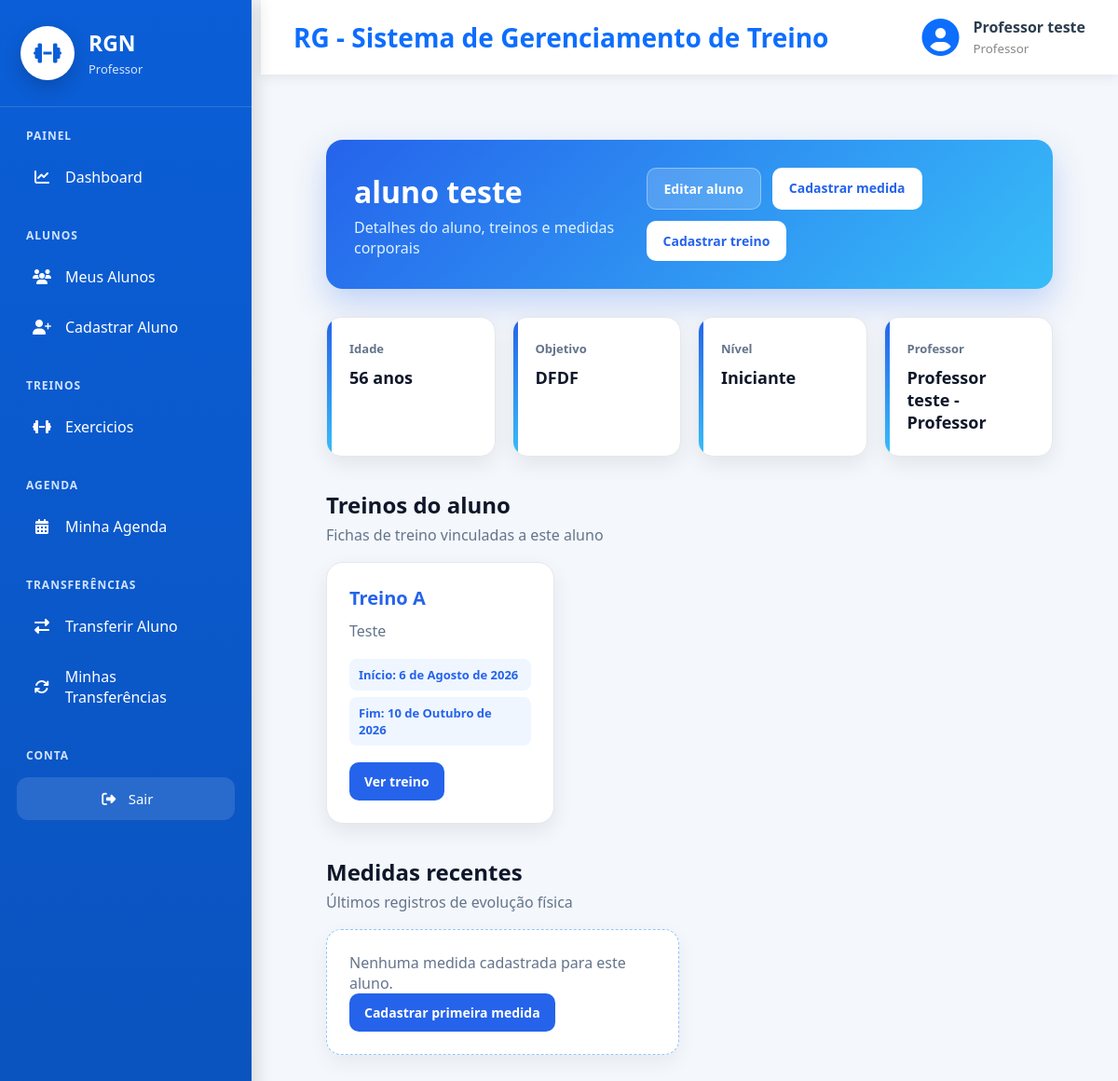
/cadastros/detalhe/aluno/2/ (signed in), run on an earlier commit of the app's database.
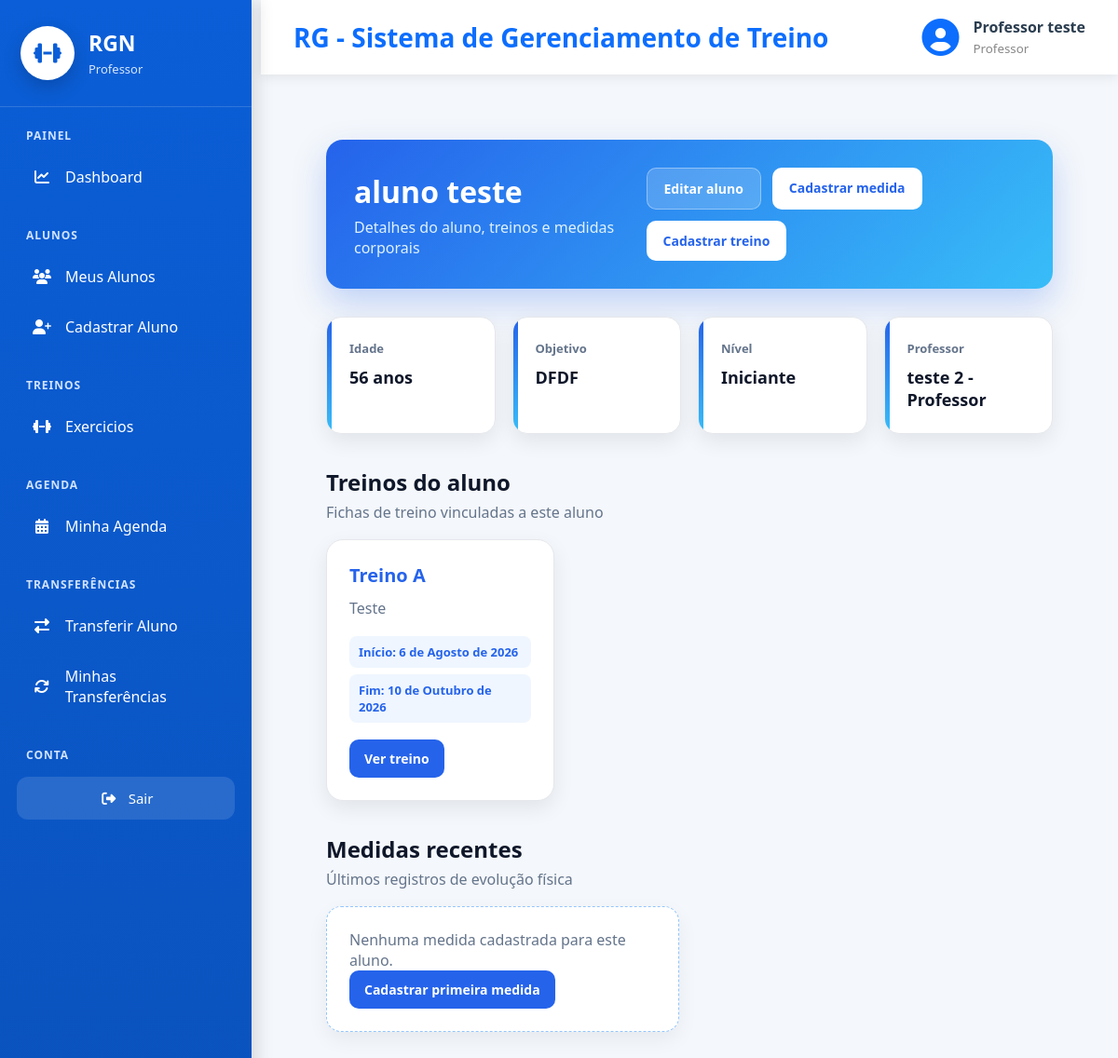
And on a later commit of the database.
### cadastros/models.py (models this page shows)
class Auditoria(models.Model):
    cadastrado_em = models.DateTimeField(auto_now_add=True, verbose_name="Cadastrado em")
    atualizado_em = models.DateTimeField(auto_now=True, verbose_name="Atualizado em")
    class Meta:
        abstract = True

class Pessoa(Auditoria):
    TIPO_CHOICES = [
        ('ALUNO', 'Aluno'),
        ('PROFESSOR', 'Professor')
    ]
    SEXO_CHOICES = [
        ('M', 'Masculino'),
        ('F', 'Feminino'),
        ('O', 'Outro'),
    ]
    NIVEL_CHOICES = [
        (1, 'Iniciante'),
        (2, 'Intermediário'),
        (3, 'Avançado'),
    ]
    tipo = models.CharField(max_length=20, choices=TIPO_CHOICES, verbose_name="Tipo de Pessoa")
    nome = models.CharField(max_length=50, verbose_name="Nome")
    idade = models.IntegerField(verbose_name="Idade", null=True, blank=True)
    cpf = models.CharField(max_length=11, unique=True, verbose_name="CPF")
    telefone = models.CharField(max_length=15, verbose_name="Telefone")
    objetivo = models.TextField(verbose_name="Objetivo", null=True, blank=True)
    sexo = models.CharField(max_length=20, choices=SEXO_CHOICES, verbose_name="Sexo", null=True, blank=True)
    nivel = models.IntegerField(choices=NIVEL_CHOICES, verbose_name="Nível", null=True, blank=True)
    cidade = models.ForeignKey(Cidade, on_delete=models.PROTECT)
    professor = models.ForeignKey("self", on_delete=models.PROTECT, related_name="alunos", limit_choices_to={"tipo": "PROFESSOR"}, null=True, blank=True)
    usuario = models.OneToOneField("auth.User", on_delete=models.CASCADE, related_name="pessoa_usuario")
    def __str__(self):
        return f"{self.nome} - {self.get_tipo_display()}"

### cadastros/views.py (the view)
# urls.py: path('detalhe/aluno/<int:pk>/', PessoaDetail.as_view(), name='detalhe-aluno'),
class PessoaDetail(LoginRequiredMixin, GroupRequiredMixin,DetailView):
    login_url = reverse_lazy('login')
    model = Pessoa
    context_object_name = "aluno"
    template_name = "cadastros/detalhe_aluno.html"
    group_required = ["Professor", "Administrador"]
    def get_context_data(self, **kwargs):
        context = super().get_context_data(**kwargs)
        context["treinos"] = Treino.objects.filter(
            aluno=self.object
)
        context["medidas"] = Medidas.objects.filter(
            aluno=self.object
        ).order_by("-data_medida")
        return context

### cadastros/templates/cadastros/detalhe_aluno.html (shortened to what the changed rows need)
{% extends 'modelo.html' %}
{% load static %}
{% block css %}
<link rel="stylesheet" href="{% static 'css/cadastros/detalhe_aluno.css' %}">
{% endblock %}
{% block main %}
<div class="aluno-detalhe">
    <div class="aluno-header">
        <div>
            <h2>{{ aluno.nome  }}</h2>
            <p>Detalhes do aluno, treinos e medidas corporais</p>
        </div>
    </div>
    <div class="info-grid">
        <div class="info-card">
            <span>Idade</span>
            <strong>{{ aluno.idade }} anos</strong>
        </div>
        <div class="info-card">
            <span>Objetivo</span>
            <strong>{{ aluno.objetivo }}</strong>
        </div>
        <div class="info-card">
            <span>Nível</span>
            <strong>{{ aluno.get_nivel_display }}</strong>
        </div>
        <div class="info-card">
            <span>Professor</span>
            <strong>{{ aluno.professor }}</strong>
        </div>
    </div>
</div>
{% endblock %}

What changed in the data, as far as the page shows it:
changed Pessoa "aluno teste": professor "Professor teste - Professor" → "teste 2 - Professor"
